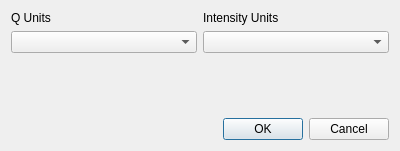
<?xml version="1.0" encoding="UTF-8"?>
<ui version="4.0">
 <class>unitPropertiesUI</class>
 <widget class="QDialog" name="unitPropertiesUI">
  <property name="geometry">
   <rect>
    <x>0</x>
    <y>0</y>
    <width>400</width>
    <height>151</height>
   </rect>
  </property>
  <property name="sizePolicy">
   <sizepolicy hsizetype="MinimumExpanding" vsizetype="MinimumExpanding">
    <horstretch>0</horstretch>
    <verstretch>0</verstretch>
   </sizepolicy>
  </property>
  <property name="windowTitle">
   <string>Unit Conversion Tool</string>
  </property>
  <property name="windowIcon">
   <iconset>
    <normaloff>:/res/ball.ico</normaloff>:/res/ball.ico</iconset>
  </property>
  <layout class="QGridLayout" name="gridLayout_2">
   <item row="0" column="0">
    <layout class="QGridLayout" name="gridLayout">
     <item row="1" column="0">
      <widget class="QComboBox" name="cbX"/>
     </item>
     <item row="0" column="1">
      <widget class="QLabel" name="label_2">
       <property name="text">
        <string>Intensity Units</string>
       </property>
      </widget>
     </item>
     <item row="0" column="0">
      <widget class="QLabel" name="label">
       <property name="text">
        <string>Q Units</string>
       </property>
      </widget>
     </item>
     <item row="1" column="1">
      <widget class="QComboBox" name="cbY"/>
     </item>
    </layout>
   </item>
   <item row="1" column="0">
    <spacer name="verticalSpacer">
     <property name="orientation">
      <enum>Qt::Vertical</enum>
     </property>
     <property name="sizeHint" stdset="0">
      <size>
       <width>20</width>
       <height>40</height>
      </size>
     </property>
    </spacer>
   </item>
   <item row="2" column="0">
    <widget class="QDialogButtonBox" name="buttonBox">
     <property name="orientation">
      <enum>Qt::Horizontal</enum>
     </property>
     <property name="standardButtons">
      <set>QDialogButtonBox::Cancel|QDialogButtonBox::Ok</set>
     </property>
    </widget>
   </item>
  </layout>
 </widget>
 <resources/>
 <connections>
  <connection>
   <sender>buttonBox</sender>
   <signal>accepted()</signal>
   <receiver>unitPropertiesUI</receiver>
   <slot>accept()</slot>
   <hints>
    <hint type="sourcelabel">
     <x>248</x>
     <y>254</y>
    </hint>
    <hint type="destinationlabel">
     <x>157</x>
     <y>274</y>
    </hint>
   </hints>
  </connection>
  <connection>
   <sender>buttonBox</sender>
   <signal>rejected()</signal>
   <receiver>unitPropertiesUI</receiver>
   <slot>reject()</slot>
   <hints>
    <hint type="sourcelabel">
     <x>316</x>
     <y>260</y>
    </hint>
    <hint type="destinationlabel">
     <x>286</x>
     <y>274</y>
    </hint>
   </hints>
  </connection>
 </connections>
</ui>
